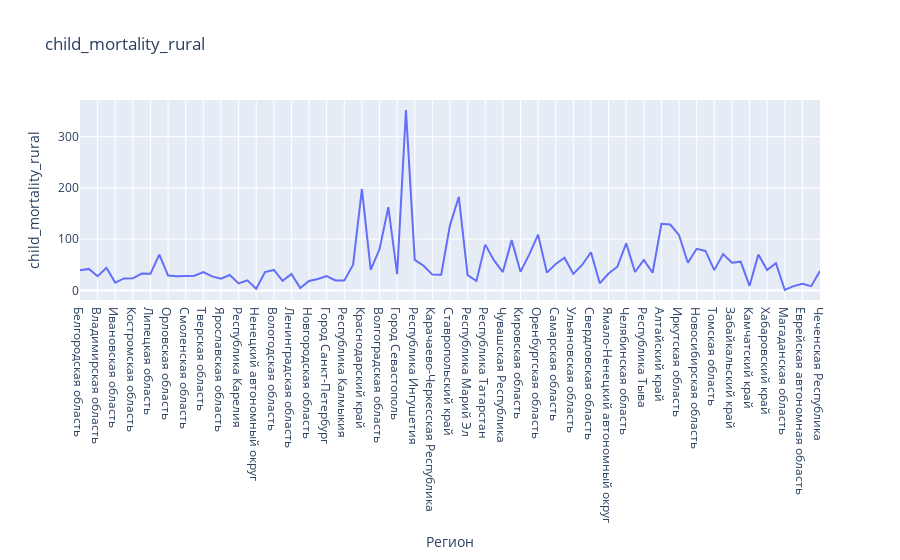

The code cell stored with this chart in its notebook:
### Code cell
fig = px.line(df_child_rural, y='child_mortality_rural', width = 900, title = 'child_mortality_rural')
fig.show()

### Figure 1 — Plotly figure (JSON) as saved in the notebook; plotly's stock layout.template omitted (floating-point values rounded to 4 significant figures)
{"data": [{"hovertemplate": "Регион=%{x}<br>child_mortality_rural=%{y}<extra></extra>", "legendgroup": "", "line": {"color": "#636efa", "dash": "solid"}, "marker": {"symbol": "circle"}, "mode": "lines", "name": "", "orientation": "v", "showlegend": false, "type": "scatter", "x": ["Белгородская область", "Брянская область", "Владимирская область", "Воронежская область", "Ивановская область", "Калужская область", "Костромская область", "Курская область", "Липецкая область", "Московская область", "Орловская область", "Рязанская область", "Смоленская область", "Тамбовская область", "Тверская область", "Тульская область", "Ярославская область", "Город Москва", "Республика Карелия", "Республика Коми", "Ненецкий автономный округ", "Архангельская область", "Вологодская область", "Калининградская область", "Ленинградская область", "Мурманская область", "Новгородская область", "Псковская область", "Город Санкт-Петербург", "Республика Адыгея", "Республика Калмыкия", "Республика Крым", "Краснодарский край", "Астраханская область", "Волгоградская область", "Ростовская область", "Город Севастополь", "Республика Дагестан", "Республика Ингушетия", "Кабардино-Балкарская Республика", "Карачаево-Черкесская Республика", "Республика Северная Осетия-Алания", "Ставропольский край", "Республика Башкортостан", "Республика Марий Эл", "Республика Мордовия", "Республика Татарстан", "Удмуртская Республика", "Чувашская Республика", "Пермский край", "Кировская область", "Нижегородская область", "Оренбургская область", "Пензенская область", "Самарская область", "Саратовская область", "Ульяновская область", "Курганская область", "Свердловская область", "Ханты-Мансийский автономный округ - Югра", "Ямало-Ненецкий автономный округ", "Тюменская область", "Челябинская область", "Республика Алтай", "Республика Тыва", "Республика Хакасия", "Алтайский край", "Красноярский край", "Иркутская область", "Кемеровская область", "Новосибирская область", "Омская область", "Томская область", "Республика Бурятия", "Забайкальский край", "Республика Саха (Якутия)", "Камчатский край", "Приморский край", "Хабаровский край", "Амурская область", "Магаданская область", "Сахалинская область", "Еврейская автономная область", "Чукотский автономный округ", "Чеченская Республика"], "xaxis": "x", "y": [39.59, 42.09, 27.95, 44.27, 15.36, 23.45, 23.77, 33, 32.77, 70.05, 29.14, 27.77, 28.23, 28.91, 35.91, 27.55, 23, 30.2, 13.73, 19.86, 3.27, 35.75, 40.09, 18.91, 32.41, 4.64, 18.64, 22.32, 28.16, 19.45, 19.27, 50.43, 197.7, 40.09, 80.27, 162.4, 31.84, 351.9, 59.73, 48.23, 31, 30.68, 127.5, 182.4, 30.05, 18.55, 89.45, 58.73, 35.91, 98.23, 36.36, 70.32, 108.8, 34.86, 51.73, 63.82, 32.41, 49.77, 74.64, 13.91, 33.18, 46.3, 91.91, 36.09, 59.68, 34.59, 129.9, 128.7, 107.8, 54.18, 81.27, 77.14, 39.68, 71, 54.14, 56.18, 8.82, 69.95, 39.82, 53.41, 0.95, 8.5, 12.86, 8.45, 37.95], "yaxis": "y"}], "layout": {"autosize": true, "legend": {"tracegroupgap": 0}, "title": {"text": "child_mortality_rural"}, "xaxis": {"anchor": "y", "autorange": true, "domain": [0, 1], "range": [0, 84], "title": {"text": "Регион"}, "type": "category"}, "yaxis": {"anchor": "x", "autorange": true, "domain": [0, 1], "range": [-18.55, 371.4], "title": {"text": "child_mortality_rural"}, "type": "linear"}}}
